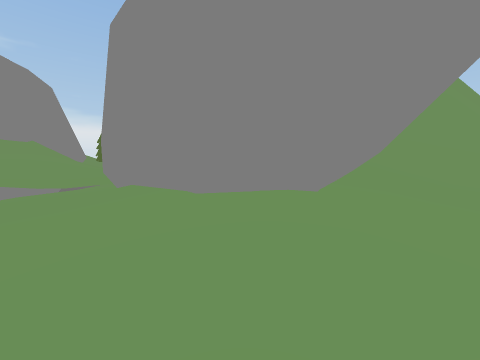
view 1 (above)

22 first-person views from a walk through a scene from a Unity 3-D project. The camera is 1.5 m above the floor, tilts 4° down and sees 90° across. The floor is counted in squares, 1 m on a side. Each view is taken from the middle of a square. On the plan, view 1 faces up. The plan holds only what a view shows up to about 13 squares ahead; the rest is blank. The place goes on beyond the plan. Some animated figures are left out. Some surface patterns are stand-ins.

view 2
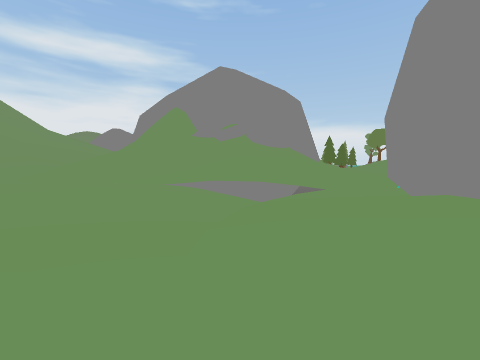

view 3
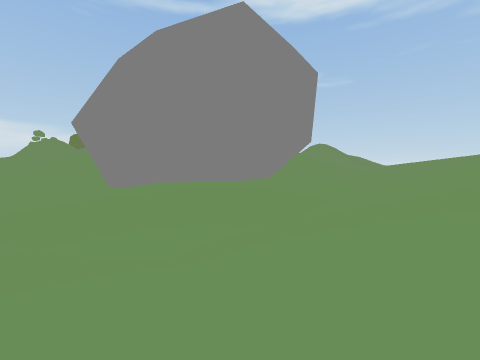

view 4
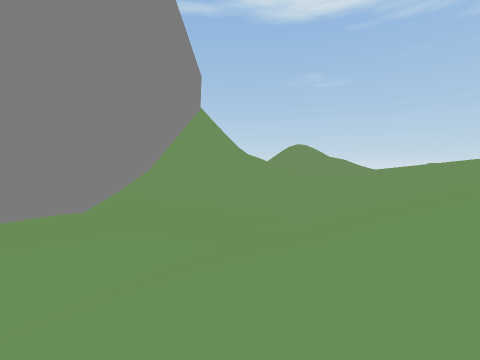

view 5
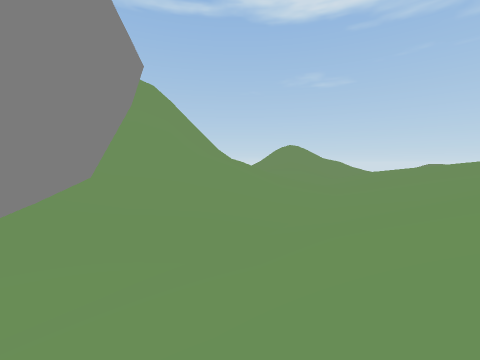

view 6
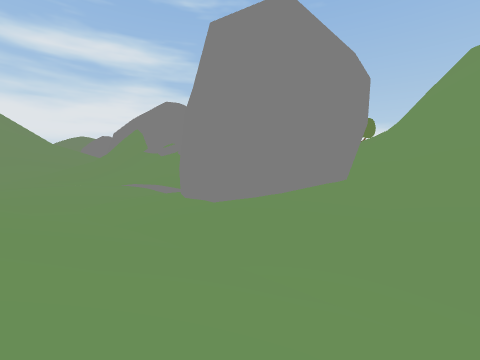

view 7
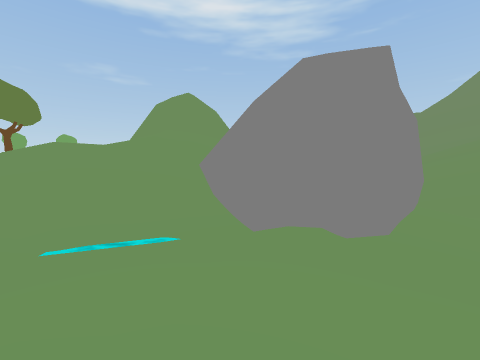

view 8
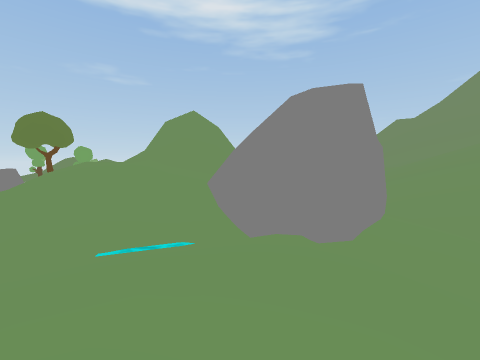

view 9
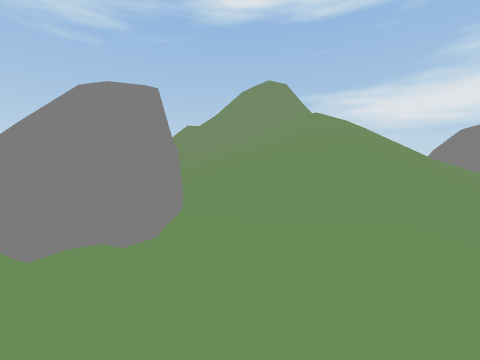

view 10
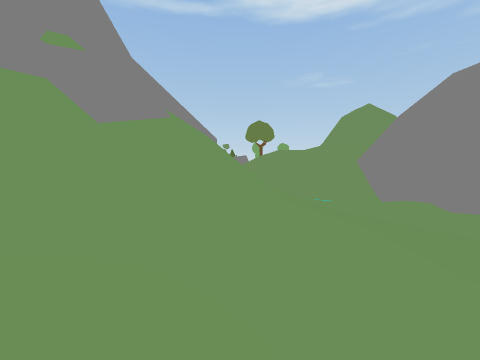

view 11
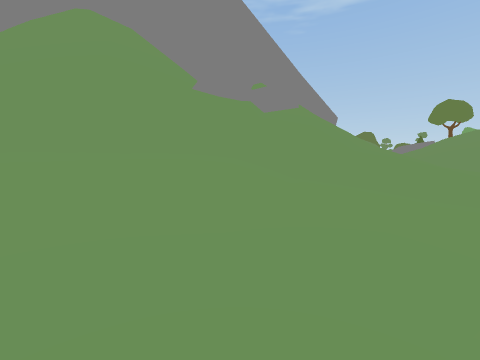

view 12
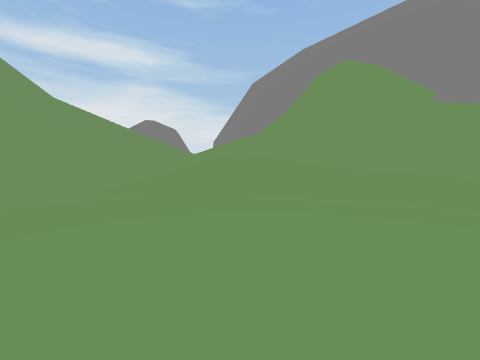

view 13
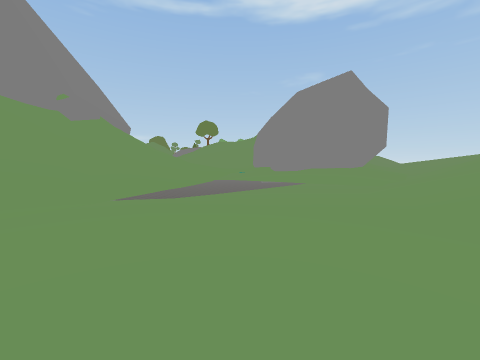

view 14
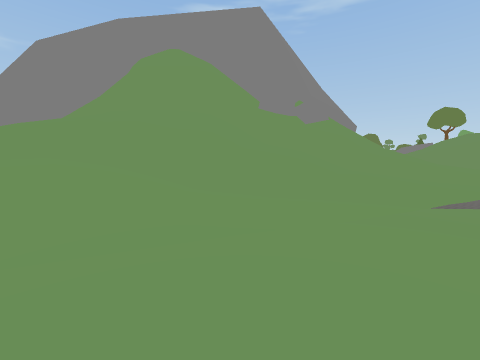

view 15
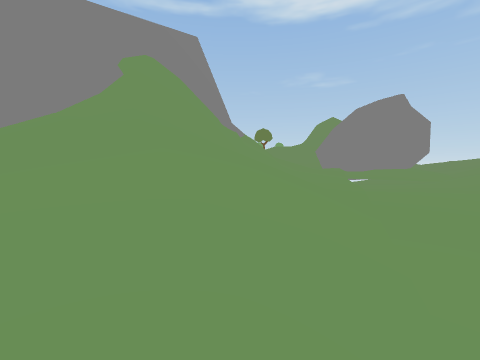

view 16
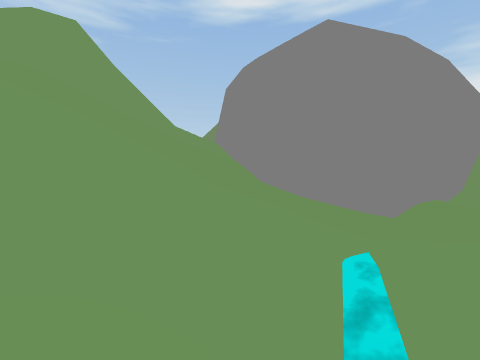

view 17
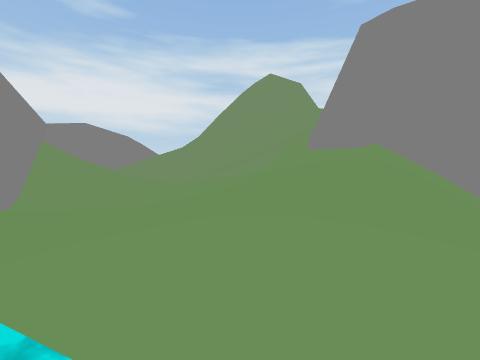

view 18
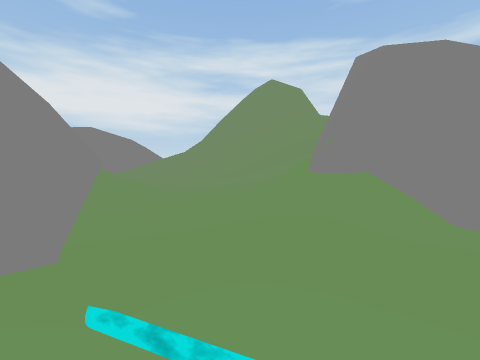

view 19
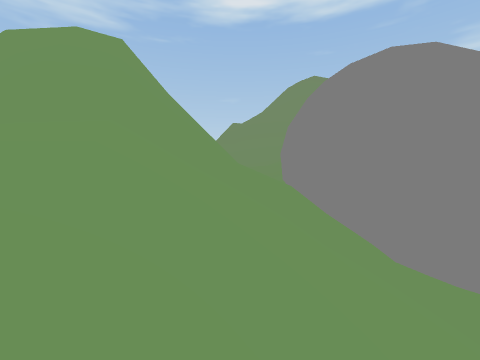

view 20
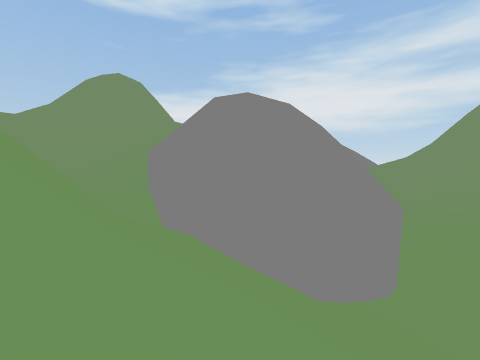

view 21
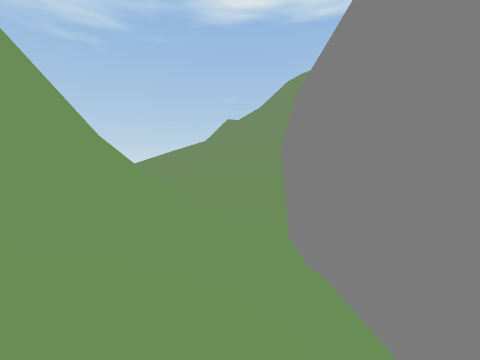

view 22
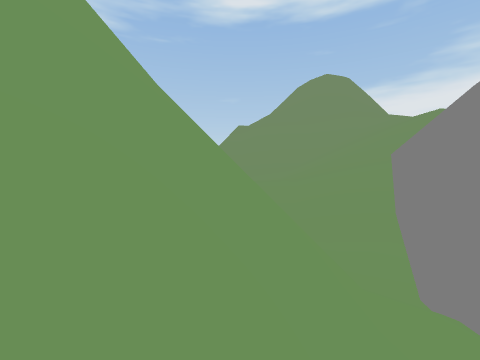

### Floor plan
Key: @ floor where view 1 was taken; # wall or solid block; . main floor; : floor 0.25 m higher than the main floor; - floor 0.25 m lower than the main floor; + floor 0.5 m higher than the main floor; _ floor 0.5 m lower than the main floor; * floor 0.75 m higher than the main floor; < floor 0.75 m lower than the main floor; % floor 1 m higher than the main floor; ( floor 1 m lower than the main floor; ! floor 1.25 m lower than the main floor; ? floor 1.5 m lower than the main floor; & floor 4 m higher than the main floor; / step, stairs or slope; = window, fence, low wall or low ledge; ~ water the walk can cross; ^ raised ledge.
Columns run from 36 left of view 1 to 11 right of it. Each row starts with its distance up from view 1.
 24                    #+++:::..//////////&/////=#
 23                    #/++:::...///////////////=#
 22                  ###///+:::...//////////////=#
 21                  ## ////+:::...///////////===#
 20                 ##///////+::...~//////////=###
 19                 ##////////+::..~///////////=##
 18                 #/////////+::....//////////##
 17                ##/////////++::.../##///////###
 16               ##//==/////*+:::...######////=####
 15               #==////////*+::::.###   ###/////==
 14             ###=////////*+:::::##       ##///=^^
 13     ##      ##=////////*+::::::#         ##/====
 12 ########   ##^=////////++::..:##          #/////
 11 ////=#=####^=//////////::::...##          #/////
 10 //////=##^^=///////::::::::../##         ##/////
  9 //////=/////////:::::::::/ /--.##        ##/////
  8 ///////////////:::..../ /  _--..##      ##/..../
  7 //////////////....../#???  _--...##    ##:......
  6 %//////////.......=(!!!????__-....##  ###.....--
  5 *%%///////......=/((!!!!!!!/__-....#####.....--_
  4 //////////....//<((((!!!!!!=__--...........--___
  3 +////////...//__<<((((!!!!!!=___--.......--__///
  2 ::///////./______<(((((((!!!!/____-----=////////
  1 ..../////_______<<<(((((((((!!!/////////////////
  0 ..////<<<<<<<<<<<<<<((((((((((//////@///////////
 -1 ////<((<<<<<<<<<<<<((((((((/////////////////////
 -2 __<<(((<<<<<<<<<<<((((//////////////////////////
 -3 __<<((((<<<<< <<<((((///////////////////////////

Where each view was taken, in squares from view 1:
view 1: 0 up, 0 right, facing up
view 2: 1 down, 3 left, facing up-left
view 3: 3 down, 9 left, facing up-right
view 4: 3 down, 0 right, facing up-right
view 5: 3 down, 3 right, facing up-right
view 6: 2 down, 11 right, facing up-left
view 7: 15 up, 14 left, facing right
view 8: 15 up, 17 left, facing right
view 9: 15 up, 17 left, facing down-right
view 10: 10 up, 22 left, facing up-right
view 11: 3 up, 22 left, facing up
view 12: 3 down, 22 left, facing up-left
view 13: 3 down, 24 left, facing up-right
view 14: 1 down, 25 left, facing up
view 15: 1 down, 36 left, facing up-right
view 16: 23 up, 6 left, facing down-right
view 17: 23 up, 5 left, facing down-left
view 18: 24 up, 3 left, facing down-left
view 19: 24 up, 2 left, facing down-right
view 20: 24 up, 2 right, facing down
view 21: 17 up, 3 right, facing down-right
view 22: 20 up, 5 right, facing down-right
